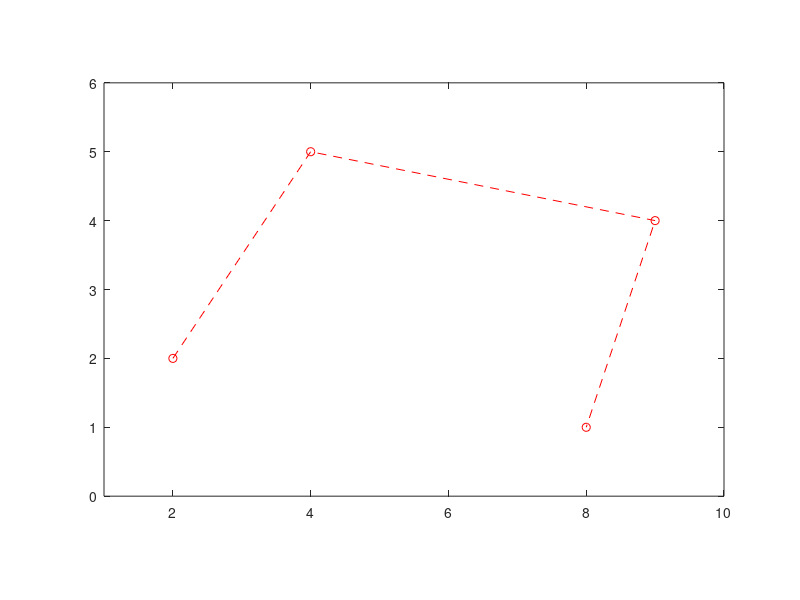

MATLAB code to generate this figure: (Note: this script raises an error after producing the figure.)
% We have 4 control points for the Bézier curve
% P0(2,2), P1(4,5), P2(9,4), P3(8,1)

px = [2,4,9,8];
py = [2,5,4,1];
plot(px,py,'ro--');
axis([1 10 0 6])
axis equal
hold on
syms t
n = 3;

cx(t) = 0*t; cy(t) = 0*t;

for i = 0 : n
    cx(t) = cx(t) + nchoosek(n, i) * t^i * (1 - t)^(n-i) * px(i+1);
    cy(t) = cy(t) + nchoosek(n, i) * t^i * (1 - t)^(n-i) * py(i+1);
end

fplot(cx, cy, [0 1], 'r', 'LineWidth', 2)



